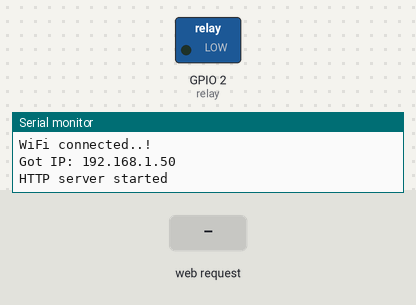
Simulated run of this sketch. Board: ESP32. On the bench: switched loads named in the sketch (green lamp = pin HIGH), the last lines printed to the serial monitor. Inputs (shaded band) come from the test bench. WiFi joins after 1.5 s; servers stay silent unless stated.

Above: at 3.3 s.
3.4 s: HTTP request GET /open received
At 4.0 s:
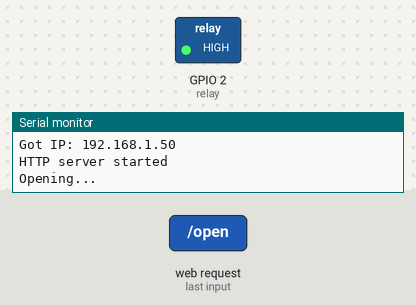
6.4 s: HTTP request GET / received
Timing chart, 0 to 9.4 s (numbered marks = the images above; inputs shaded):
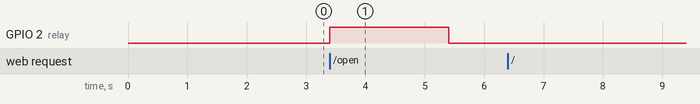

The sketch:

garage.ino
```cpp
#include <WiFi.h>
#include <WebServer.h>

/*Put your SSID & Password*/
const char* ssid = "xxx";  // Enter SSID here
const char* password = "xxx";  //Enter Password here

WebServer server(80);

// GPIO2, pin 4
const int relay = 2;

void setup() {
  Serial.begin(115200);
  delay(100);
  pinMode(relay, OUTPUT);
  digitalWrite(relay, 0);

  Serial.println("Connecting to ");
  Serial.println(ssid);

  //connect to your local wi-fi network
  WiFi.begin(ssid, password);

  //check wi-fi is connected to wi-fi network
  while (WiFi.status() != WL_CONNECTED) {
  delay(1000);
  Serial.print(".");
  }
  Serial.println("");
  Serial.println("WiFi connected..!");
  Serial.print("Got IP: ");  Serial.println(WiFi.localIP());

  server.on("/", handle_OnConnect);
  server.onNotFound(handle_NotFound);

  server.on("/open",[]() {
    Serial.println("Opening...");
    digitalWrite(relay, 1);
    delay(2000);
    digitalWrite(relay, 0);

    server.send(200, "text/plain", "garage is opening");
  });

  server.begin();
  Serial.println("HTTP server started");
}
void loop() {
  server.handleClient();
}

void handle_OnConnect() {
  Serial.println("/");
  server.send(200, "text/html", ":)");
}

void handle_NotFound(){
  server.send(404, "text/plain", "Not found");
}
```

Measured:
- after the input at 3.4 s, GPIO 2 (relay): LOW → HIGH at once, → LOW 2.0 s later
